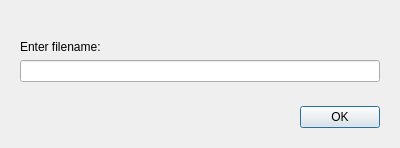
<?xml version="1.0" encoding="UTF-8"?>
<ui version="4.0">
 <class>Filename_enter</class>
 <widget class="QDialog" name="Filename_enter">
  <property name="geometry">
   <rect>
    <x>0</x>
    <y>0</y>
    <width>400</width>
    <height>148</height>
   </rect>
  </property>
  <property name="windowTitle">
   <string>Dialog</string>
  </property>
  <layout class="QVBoxLayout" name="verticalLayout">
   <item>
    <widget class="QFrame" name="frame">
     <property name="frameShape">
      <enum>QFrame::NoFrame</enum>
     </property>
     <property name="frameShadow">
      <enum>QFrame::Raised</enum>
     </property>
     <layout class="QVBoxLayout" name="verticalLayout_2">
      <item>
       <spacer name="verticalSpacer">
        <property name="orientation">
         <enum>Qt::Vertical</enum>
        </property>
        <property name="sizeHint" stdset="0">
         <size>
          <width>20</width>
          <height>40</height>
         </size>
        </property>
       </spacer>
      </item>
      <item>
       <widget class="QLabel" name="label">
        <property name="text">
         <string>Enter filename:</string>
        </property>
       </widget>
      </item>
      <item>
       <widget class="QLineEdit" name="lineEdit"/>
      </item>
     </layout>
    </widget>
   </item>
   <item>
    <widget class="QFrame" name="frame_2">
     <property name="frameShape">
      <enum>QFrame::NoFrame</enum>
     </property>
     <property name="frameShadow">
      <enum>QFrame::Raised</enum>
     </property>
     <layout class="QHBoxLayout" name="horizontalLayout">
      <item>
       <spacer name="horizontalSpacer">
        <property name="orientation">
         <enum>Qt::Horizontal</enum>
        </property>
        <property name="sizeHint" stdset="0">
         <size>
          <width>40</width>
          <height>20</height>
         </size>
        </property>
       </spacer>
      </item>
      <item>
       <widget class="QPushButton" name="pushButton">
        <property name="text">
         <string>OK</string>
        </property>
       </widget>
      </item>
     </layout>
    </widget>
   </item>
  </layout>
 </widget>
 <resources/>
 <connections/>
</ui>
